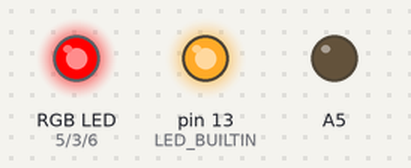
The sketch below on a simulated Arduino Nano, built with avr-gcc and run on an emulated ATmega328P. Parts: an RGB LED mixed from three pins (HIGH = lit), output pins drawn as LEDs (lit = HIGH).

Above: at 0.05 s.
At 0.65 s:
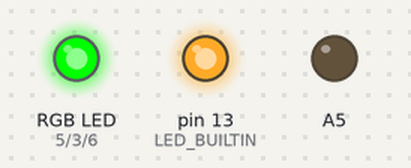
At 1.25 s:
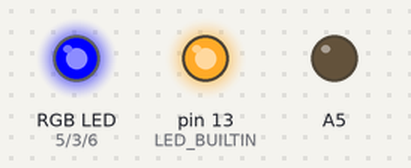
At 2.45 s:
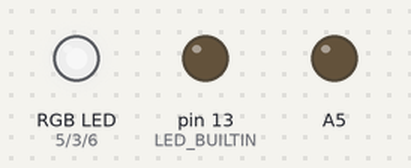
Timing chart, 0 to 5.8 s (numbered marks = the images above):
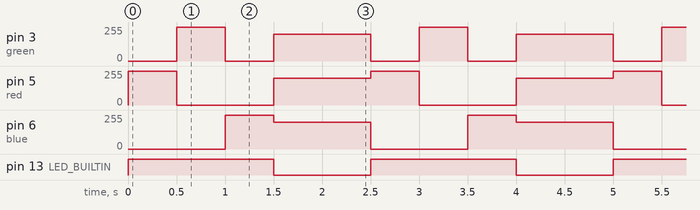

Measured:
- by itself, pin 3 (green): repeats every 2.5 s: 0/255 0.50 s, 200/255 1.0 s, 0/255 0.50 s, 255/255 0.50 s
- by itself, pin 5 (red): repeats every 2.5 s: 0/255 1.0 s, 200/255 1.0 s, 255/255 0.50 s
- by itself, pin 6 (blue): repeats every 2.5 s: 200/255 1.0 s, 0/255 1.0 s, 255/255 0.50 s
- by itself, pin 13 (LED_BUILTIN): alternates HIGH for 1.5 s and LOW for 1.0 s

The sketch:

RGBWhite.ino
```cpp
int red = 5;
int green = 3;
int blue = 6;
int t = 500;

void setup()
{
  pinMode(LED_BUILTIN, OUTPUT);
  pinMode(A6, OUTPUT);
  pinMode(A5, OUTPUT);
  pinMode(A7, OUTPUT);
}

void reset(int pin)
{
  analogWrite(red, 0);
  analogWrite(green,0);
  analogWrite(blue,0);
  analogWrite(pin,255);
  delay(t);
}

void loop()
{
  digitalWrite(LED_BUILTIN, HIGH);
  reset(red);
  reset(green);
  reset(blue);
  digitalWrite(LED_BUILTIN, LOW);
  analogWrite(red,200);
  analogWrite(green,200);
  analogWrite(blue,200);
  delay(1000);
}
```
